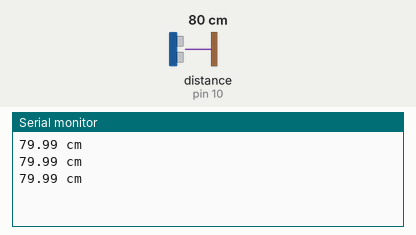
A sketch run on a simulated Arduino Uno, built with avr-gcc and run on an emulated ATmega328P. On the bench: the last lines printed to the serial monitor. Inputs (shaded band) come from the test bench; at power-on: distance to the obstacle (sensor on pin 10) 80 cm. The echo pulse lasts 58.3 µs per cm.

Above: at 1.3 s.
1.4 s: distance to the obstacle (sensor on pin 10) set to 4 cm
At 1.9 s:
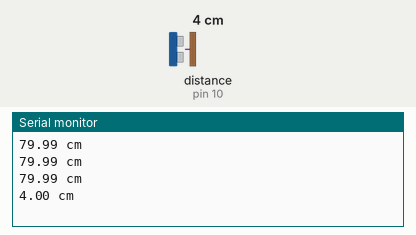
2.9 s: distance to the obstacle (sensor on pin 10) set to 2 cm
At 3.4 s:
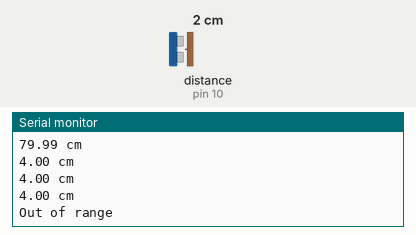

The sketch:

Ultrasound_NewPing.ino
```cpp
#include <NewPing.h> //The library used to interface with the sensor

#define trigPin 11
#define echoPin 10 //Defines the pins used for the trigger and echo
#define maxDist 400 //Defines the maximum distance to look for in cm

NewPing sonar(trigPin, echoPin, maxDist);
float duration, distance;

void setup() {
  Serial.begin(9600);
}

void loop() {
  duration = sonar.ping();
  distance = (duration / 2) * 0.0343;

  if (distance >= 400 || distance <= 2){
    Serial.println("Out of range");
  }
  else {
    Serial.print(distance);
    Serial.println(" cm");
  }
  delay(500);
}
```

Measured:
- the behaviour switches between 3 and 2 cm on distance to the obstacle (sensor on pin 10) (found by bisection; images 1 and 2)
- after the input at 1.4 s, the serial monitor: prints a new line after 0.12 s (image 1)
- after the input at 2.9 s, the serial monitor: prints a new line after 0.12 s (image 2)
